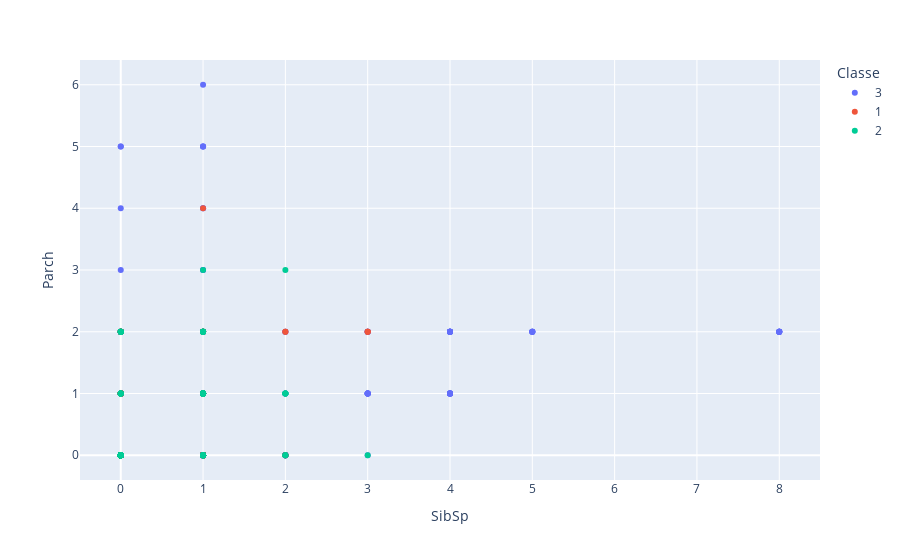

The notebook cell saved with this chart:
### Code cell
px.scatter(dataset, x = 'SibSp', y = 'Parch', color = dataset['Pclass'].astype('str'), labels = {'color': 'Classe'})

### Figure 1 — Plotly figure (JSON) as saved in the notebook; plotly's stock layout.template omitted (floating-point values rounded to 4 significant figures; data arrays with more than 128 entries replaced by an {"elided": "..."} marker saying what was removed)
{"data": [{"hovertemplate": "Classe=3<br>SibSp=%{x}<br>Parch=%{y}<extra></extra>", "legendgroup": "3", "marker": {"color": "#636efa", "symbol": "circle"}, "mode": "markers", "name": "3", "orientation": "v", "showlegend": true, "type": "scatter", "x": {"elided": "491 int values"}, "xaxis": "x", "y": {"elided": "491 int values"}, "yaxis": "y"}, {"hovertemplate": "Classe=1<br>SibSp=%{x}<br>Parch=%{y}<extra></extra>", "legendgroup": "1", "marker": {"color": "#EF553B", "symbol": "circle"}, "mode": "markers", "name": "1", "orientation": "v", "showlegend": true, "type": "scatter", "x": {"elided": "216 int values"}, "xaxis": "x", "y": {"elided": "216 int values"}, "yaxis": "y"}, {"hovertemplate": "Classe=2<br>SibSp=%{x}<br>Parch=%{y}<extra></extra>", "legendgroup": "2", "marker": {"color": "#00cc96", "symbol": "circle"}, "mode": "markers", "name": "2", "orientation": "v", "showlegend": true, "type": "scatter", "x": {"elided": "184 int values"}, "xaxis": "x", "y": {"elided": "184 int values"}, "yaxis": "y"}], "layout": {"legend": {"title": {"text": "Classe"}, "tracegroupgap": 0}, "margin": {"t": 60}, "xaxis": {"anchor": "y", "domain": [0, 1], "title": {"text": "SibSp"}}, "yaxis": {"anchor": "x", "domain": [0, 1], "title": {"text": "Parch"}}}}
